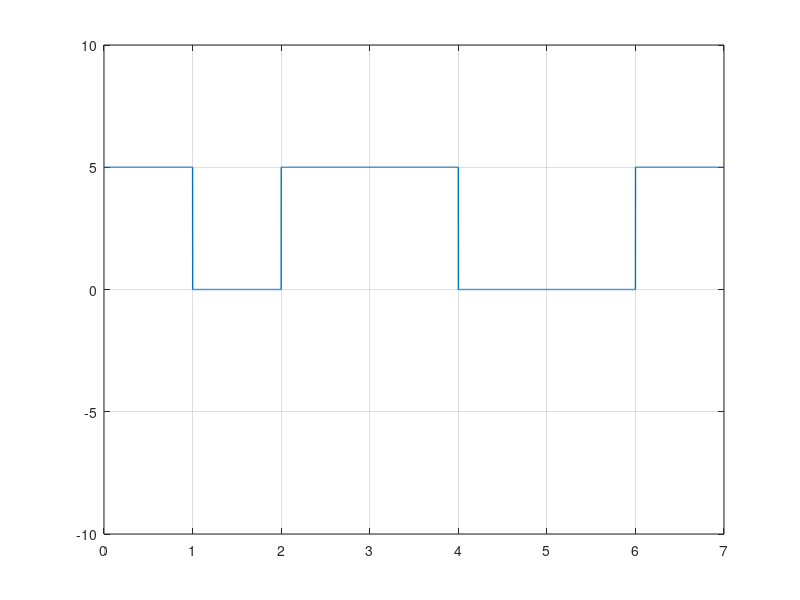

The MATLAB script that drew this image: (Note: this script raises an error after producing the figure.)
clc; #... Clear command line
clear all; #... Clear variables
close all; #... Clear figures

bits = [1 0 1 1 0 0 1];

#... Modulation

bitrate = 1; #... Number of bits per second
voltage = 5;

samplingRate = 1000;
samplingTime = 1/samplingRate;

endTime = length(bits)/bitrate;
time = 0:samplingTime:endTime;

index = 1;

for i = 1:length(time)
    if bits(index) == 1
        modulation(i) = voltage;
    else
        modulation(i) = 0;
    endif
    if time(i)*bitrate >= index
        index = index+1;
    endif
endfor

plot(time, modulation, "LineWidth", 1);
axis([0 endTime -voltage-5 voltage+5]);
grid on;

#... Demodulation

index = 1

for i = 1:length(modulation)
    if modulation(i) == voltage
        demodultaion(index) = 1;
    else
        demodultaion(index) = 0;
    endif
    if time(i)*bitrate >= index
        index = index+1;
    endif
endfor

disp(demodulation);